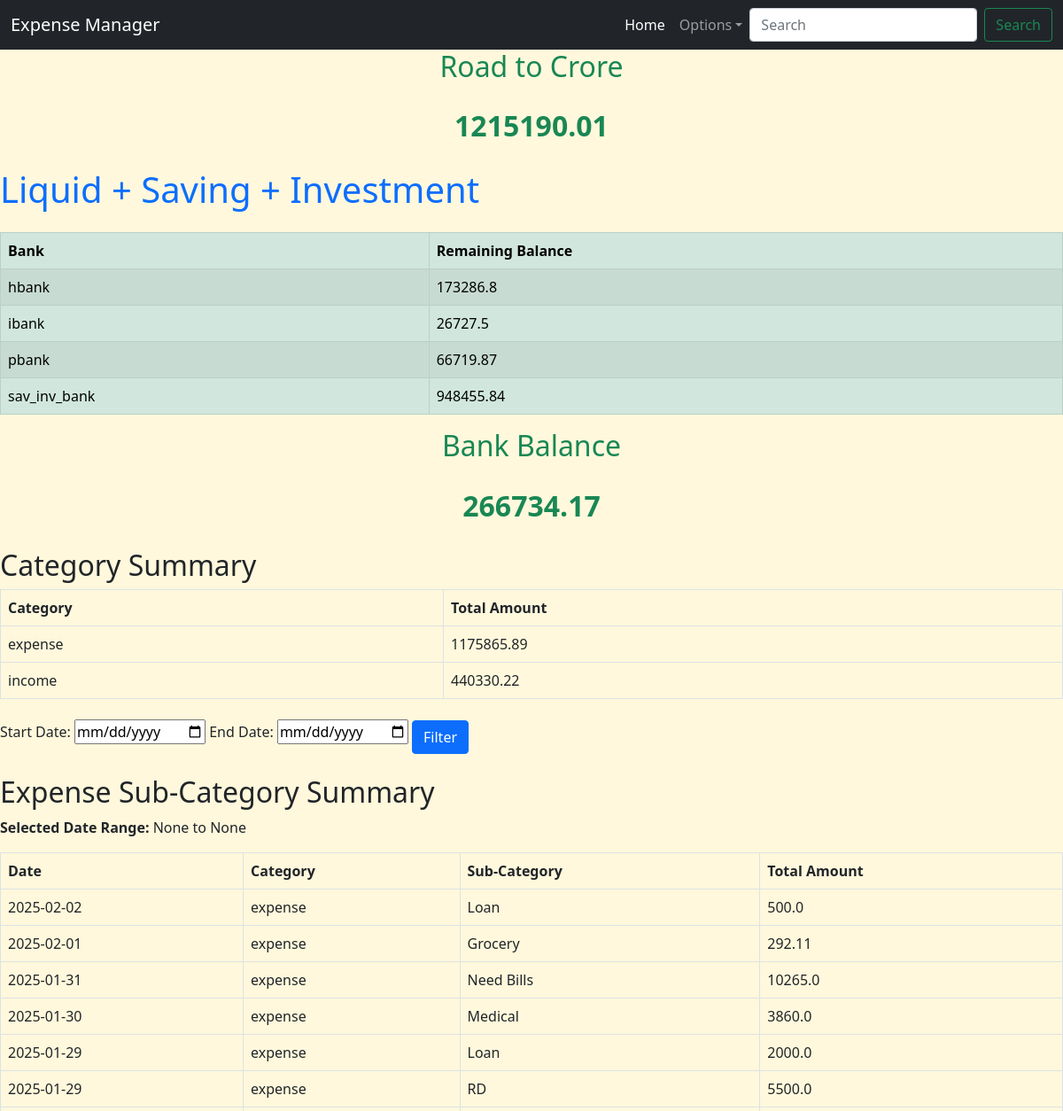
The app's page /summary (upper part), older data.
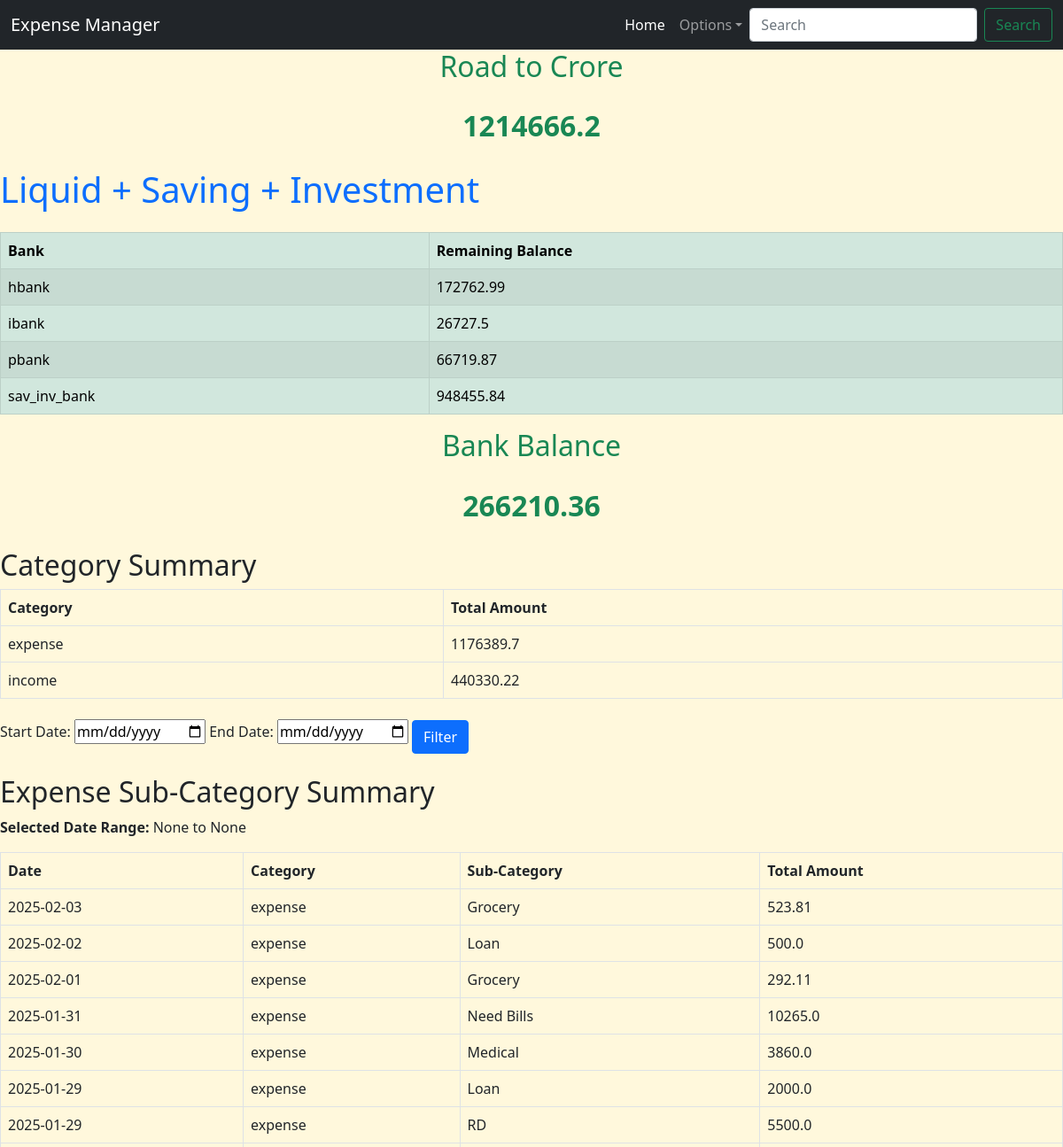
The same page, newer data.
### app.py (models this page shows)
class IncomeExpenseManager(db.Model):
    id = db.Column(db.Integer, primary_key=True)
    date = db.Column(db.Date, nullable=False)
    from_bank = db.Column(db.String(10), nullable=True)
    to_bank = db.Column(db.String(10), nullable=True)
    category = db.Column(db.String(20), nullable=False)
    sub_category = db.Column(db.String(50), nullable=False)
    description = db.Column(db.String(100), nullable=False)
    amount = db.Column(db.Float, nullable=False)

### app.py (the view)
@app.route('/summary')
def category_summary():
    start_date = request.args.get('start_date')
    end_date = request.args.get('end_date')
    category_summary = db.session.query(IncomeExpenseManager.category, db.func.sum(IncomeExpenseManager.amount).label('total_amount')).group_by(IncomeExpenseManager.category).all() #.filter(IncomeExpenseManager.date.between(start_date, end_date))
    query = db.session.query(IncomeExpenseManager.date, IncomeExpenseManager.category, IncomeExpenseManager.sub_category, db.func.sum(IncomeExpenseManager.amount).label('total_amount')).group_by(IncomeExpenseManager.date, IncomeExpenseManager.category, IncomeExpenseManager.sub_category).order_by(IncomeExpenseManager.date.desc())
    if start_date and end_date:
        query = query.filter(IncomeExpenseManager.date.between(start_date, end_date))
    exp_sub_category_summary = query.filter(IncomeExpenseManager.category == 'expense').all()
    inc_sub_category_summary = query.filter(IncomeExpenseManager.category == 'income').all()
    from_bank_summary = db.session.query(IncomeExpenseManager.from_bank, db.func.sum(IncomeExpenseManager.amount).label('balance')).filter(IncomeExpenseManager.from_bank.isnot(None)).group_by(IncomeExpenseManager.from_bank).all() #, IncomeExpenseManager.date.between(start_date, end_date)
    to_bank_summary = db.session.query(IncomeExpenseManager.to_bank, db.func.sum(IncomeExpenseManager.amount).label('balance')).filter(IncomeExpenseManager.to_bank.isnot(None)).group_by(IncomeExpenseManager.to_bank).all() #, IncomeExpenseManager.date.between(start_date, end_date)
    included_banks = ['hbank', 'ibank', 'pbank']  # Exclude the other two
    select_from_bank_summary = db.session.query(IncomeExpenseManager.from_bank, db.func.sum(IncomeExpenseManager.amount).label('balance')).filter(IncomeExpenseManager.from_bank.isnot(None)).filter(IncomeExpenseManager.from_bank.in_(included_banks)).group_by(IncomeExpenseManager.from_bank).all()
    select_to_bank_summary = db.session.query(IncomeExpenseManager.to_bank, db.func.sum(IncomeExpenseManager.amount).label('balance')).filter(IncomeExpenseManager.to_bank.isnot(None)).filter(IncomeExpenseManager.to_bank.in_(included_banks)).group_by(IncomeExpenseManager.to_bank).all()
    bank_balances = {}
    for bank, balance in from_bank_summary:
        bank_balances[bank] = bank_balances.get(bank, 0) - balance  # removed - above in from_bank_summary and added - here
    for bank, balance in to_bank_summary:
        bank_balances[bank] = bank_balances.get(bank, 0) + balance
    select_bank_balances = {}
    for bank, balance in select_from_bank_summary:
        select_bank_balances[bank] = select_bank_balances.get(bank, 0) - balance  # removed - above in from_bank_summary and added - here
    for bank, balance in select_to_bank_summary:
        select_bank_balances[bank] = select_bank_balances.get(bank, 0) + balance
    total_bank_balance = sum(bank_balances.values())
    select_total_bank_balance = sum(select_bank_balances.values())
    return render_template('category_summary.html', category_summary=category_summary, exp_sub_category_summary=exp_sub_category_summary, inc_sub_category_summary=inc_sub_category_summary, bank_balances=bank_balances, total_bank_balance=total_bank_balance, select_bank_balances=select_bank_balances, select_total_bank_balance=select_total_bank_balance, start_date=start_date, end_date=end_date) #saving_summary=saving_summary, invest_summary=invest_summary,start_date=start_date.strftime('%Y-%m-%d'), end_date=end_date.strftime('%Y-%m-%d'),

### templates/category_summary.html (shortened to what this page needs)
{% extends 'base.html' %}
{% block content %}
<h2 class="mb-4 text-success text-center">Road to Crore</h2>
<p class="mb-4 text-success text-center fs-2"><strong>{{ total_bank_balance | round(2) }}</strong></p>
<h1 class="mb-4 text-primary">Liquid + Saving + Investment</h1>
{% if bank_balances %}
<table class="table table-success table-striped table-bordered table-hover">
    <thead>
        <tr>
            <th scope="col">Bank</th>
            <th scope="col">Remaining Balance</th>
        </tr>
    </thead>
    <tbody>
        {% for bank, balance in bank_balances.items() %}
        <tr>
            <td>{{ bank if bank else 'None' }}</td>
            <td>{{ balance | round(2) }}</td>
        </tr>
        {% endfor %}
    </tbody>
</table>
{% else %}
<p>No bank balances available.</p>
{% endif %}
<h2 class="mb-4 text-success text-center">Bank Balance</h2>
<p class="mb-4 text-success text-center fs-2"><strong>{{ select_total_bank_balance | round(2) }}</strong></p>
<h2 class="mt-4">Category Summary</h2>
{% if category_summary %}
<table class="table table-bordered table-hover">
    <thead>
        <tr>
            <th scope="col">Category</th>
            <th scope="col">Total Amount</th>
        </tr>
    </thead>
    <tbody>
        {% for category, total_amount in category_summary %}
        <tr>
            <td>{{ category }}</td>
            <td>{{ total_amount | round(2) }}</td>
        </tr>
        {% endfor %}
    </tbody>
</table>
{% else %}
<p>No category data available.</p>
{% endif %}
<form method="GET" action="{{ url_for('category_summary') }}" class="mb-3">
    <label for="start_date">Start Date:</label>
    <input type="date" name="start_date" id="start_date" value="{{ start_date }}" class="">
    <label for="end_date">End Date:</label>
    <input type="date" name="end_date" id="end_date" value="{{ end_date }}" class="">
    <button type="submit" class="btn btn-primary mt-2">Filter</button>
</form>
<h2 class="mt-4">Expense Sub-Category Summary</h2>
<p><strong>Selected Date Range:</strong> {{ start_date }} to {{ end_date }}</p>
{% if exp_sub_category_summary %}
<table class="table table-bordered table-hover">
    <thead>
        <tr>
            <th scope="col">Date</th>
            <th scope="col">Category</th>
            <th scope="col">Sub-Category</th>
            <th scope="col">Total Amount</th>
        </tr>
    </thead>
    <tbody>
        {% for date, category, sub_category, total_amount in exp_sub_category_summary %}
        <tr>
            <td>{{ date.strftime('%Y-%m-%d') }}</td>
            <td>{{ category }}</td>
            <td>{{ sub_category }}</td>
            <td>{{ total_amount | round(2) }}</td>
        </tr>
        {% endfor %}
    </tbody>
</table>
{% else %}
<p>No expense sub-category data available for selected date range.</p>
{% endif %}
{% endblock %}

### templates/base.html (shortened to what this page needs)
<!DOCTYPE html>
<html lang="en">
<head>
    <link href="https://cdn.jsdelivr.net/npm/bootstrap@5.0.2/dist/css/bootstrap.min.css" rel="stylesheet">
  </head>
<body>
    <header>
        <nav class="navbar navbar-expand-lg navbar-dark bg-dark">
            <div class="container-fluid">
              <a class="navbar-brand" href="{{url_for('index')}}">Expense Manager</a>
              <div class="collapse navbar-collapse" id="navbarSupportedContent">
                <ul class="navbar-nav ms-auto mb-2 mb-lg-0">
                  <li class="nav-item">
                    <a class="nav-link active" aria-current="page" href="{{url_for('index')}}">Home</a>
                  </li>
                  <li class="nav-item dropdown">
                    <a class="nav-link dropdown-toggle" href="#" role="button" data-bs-toggle="dropdown" aria-expanded="false">Options</a>
                  </li>
                </ul>
                <form class="d-flex" role="search">
                  <input class="form-control me-2" type="search" placeholder="Search" aria-label="Search">
                  <button class="btn btn-outline-success" type="submit">Search</button>
                </form>
              </div>
            </div>
          </nav>
    </header>
    <main>
        {% block content %}{% endblock %}
    </main>
</body>
</html>

### templates/base.html (style rules this page uses)
body { background-color: cornsilk; }

Row changes from the older to the newer data that the page shows:
added IncomeExpenseManager: strftime "2025-02-03", category "expense", sub_category "Grocery", amount "523.81"
Text that changed along with them:
{{ total_bank_balance | round(2) }}: "1215190.01" → "1214666.2"
{{ select_total_bank_balance | round(2) }}: "266734.17" → "266210.36"
new list line: "hbank 172762.99"
new list line: "expense 1176389.7"
list line gone: "hbank 173286.8"
list line gone: "expense 1175865.89"
